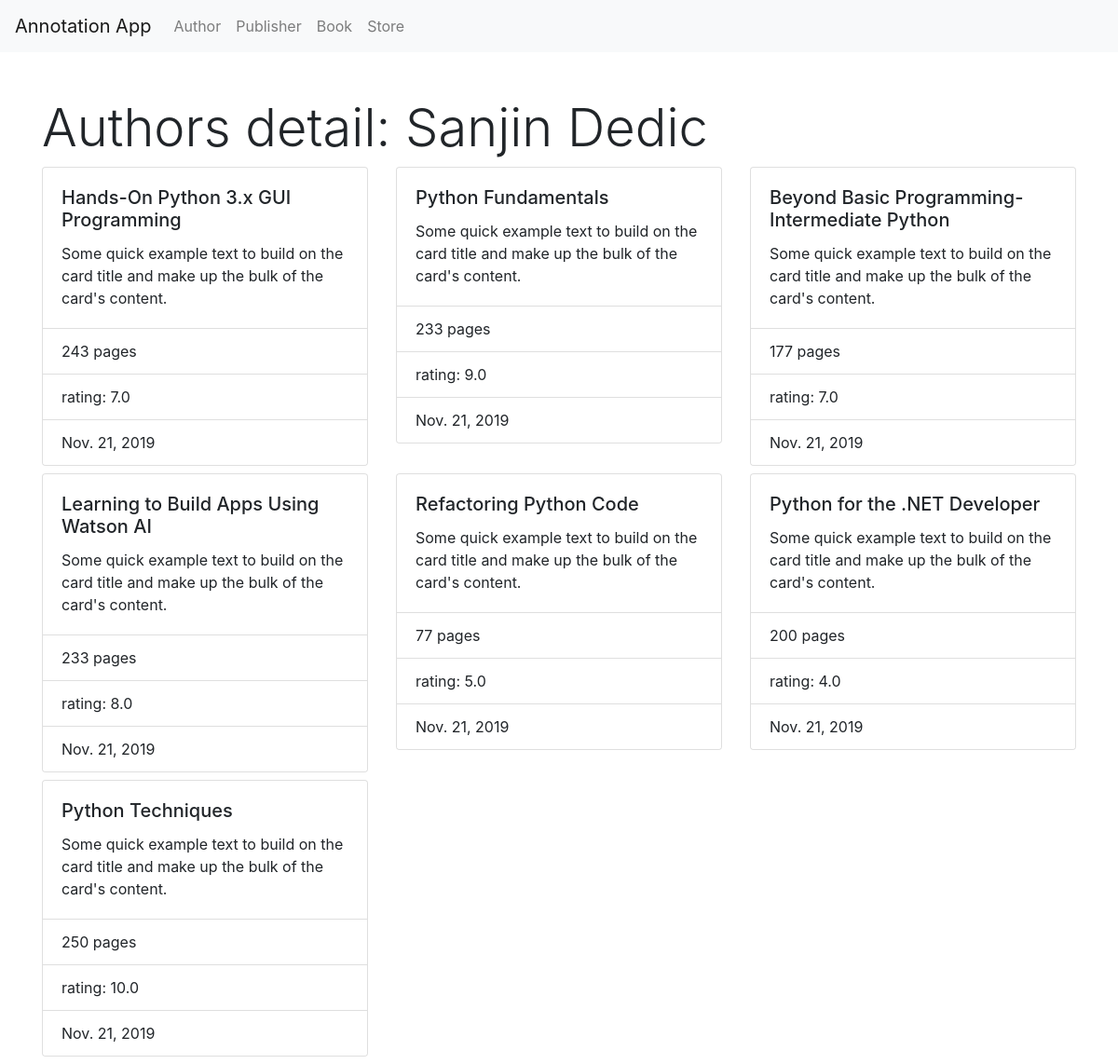
The app's page /author/4/ with its own data.
### book_app/models.py (models this page shows, shortened)
class Author(models.Model):
    name = models.CharField(max_length=100)
    age = models.IntegerField()

class Book(models.Model):
    name = models.CharField(max_length=300)
    pages = models.IntegerField()
    price = models.DecimalField(max_digits=10, decimal_places=2)
    rating = models.FloatField()
    authors = models.ManyToManyField(Author)
    publisher = models.ForeignKey(Publisher, on_delete=models.CASCADE)
    pubdate = models.DateField()

### book_app/views.py (the view)
# urls.py: path('author/<int:pk>/', views.AuthorDetail.as_view(), name='author_detail'),
class AuthorDetail(DetailView):
    model = Author
    template_name = 'book_app/author_detail.html'
    context_object_name = 'author'

### book_app/templates/book_app/author_detail.html
{% extends "base.html" %}
{% block content %}
<h1 class="display-4 mt-5">Authors detail: {{ author.name }}</h1>
<div class="row">
    {% for book in author.book_set.all %}
    <div class="col-4">
        <div class="card mb-2" >
            <div class="card-body">
                <h5 class="card-title">{{ book.name }}</h5>
                <p class="card-text">Some quick example text to build on the card title and make up the bulk of the card's content.</p>
            </div>
            <ul class="list-group list-group-flush">
                <li class="list-group-item">{{ book.pages }} pages</li>
                <li class="list-group-item">rating: {{ book.rating }}</li>
                <li class="list-group-item">{{ book.pubdate }}</li>
            </ul>
        </div>
    </div>
    {% endfor %}
</div>
{% endblock %}

### records on screen
Author: name "Sanjin Dedic"
Book: name "Hands-On Python 3.x GUI Programming", pages "243", rating "7.0", pubdate "Nov. 21, 2019"
Book: name "Python Fundamentals", pages "233", rating "9.0", pubdate "Nov. 21, 2019"
Book: name "Beyond Basic Programming- Intermediate Python", pages "177", rating "7.0", pubdate "Nov. 21, 2019"
Book: name "Learning to Build Apps Using Watson AI", pages "233", rating "8.0", pubdate "Nov. 21, 2019"
Book: name "Refactoring Python Code", pages "77", rating "5.0", pubdate "Nov. 21, 2019"
Book: name "Python for the .NET Developer", pages "200", rating "4.0", pubdate "Nov. 21, 2019"
Book: name "Python Techniques", pages "250", rating "10.0", pubdate "Nov. 21, 2019"
